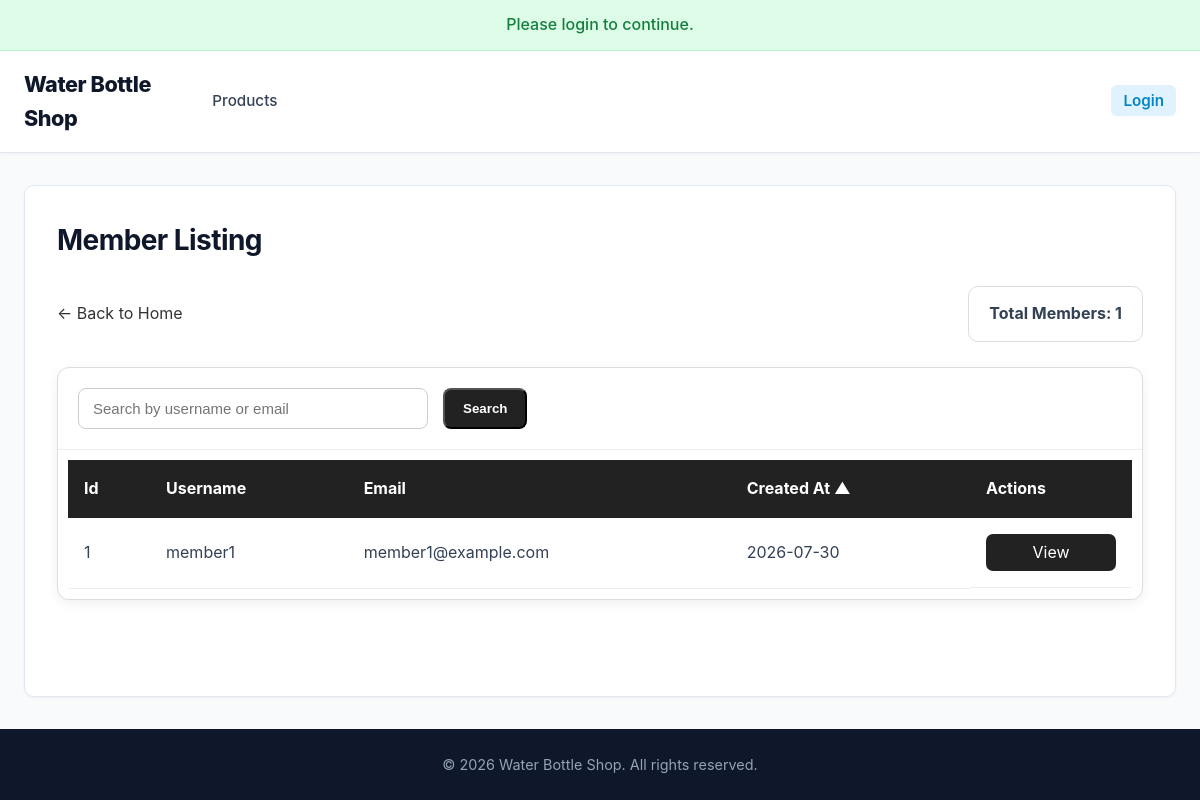
The app's page /pages/admin/member_listing.php, older data.
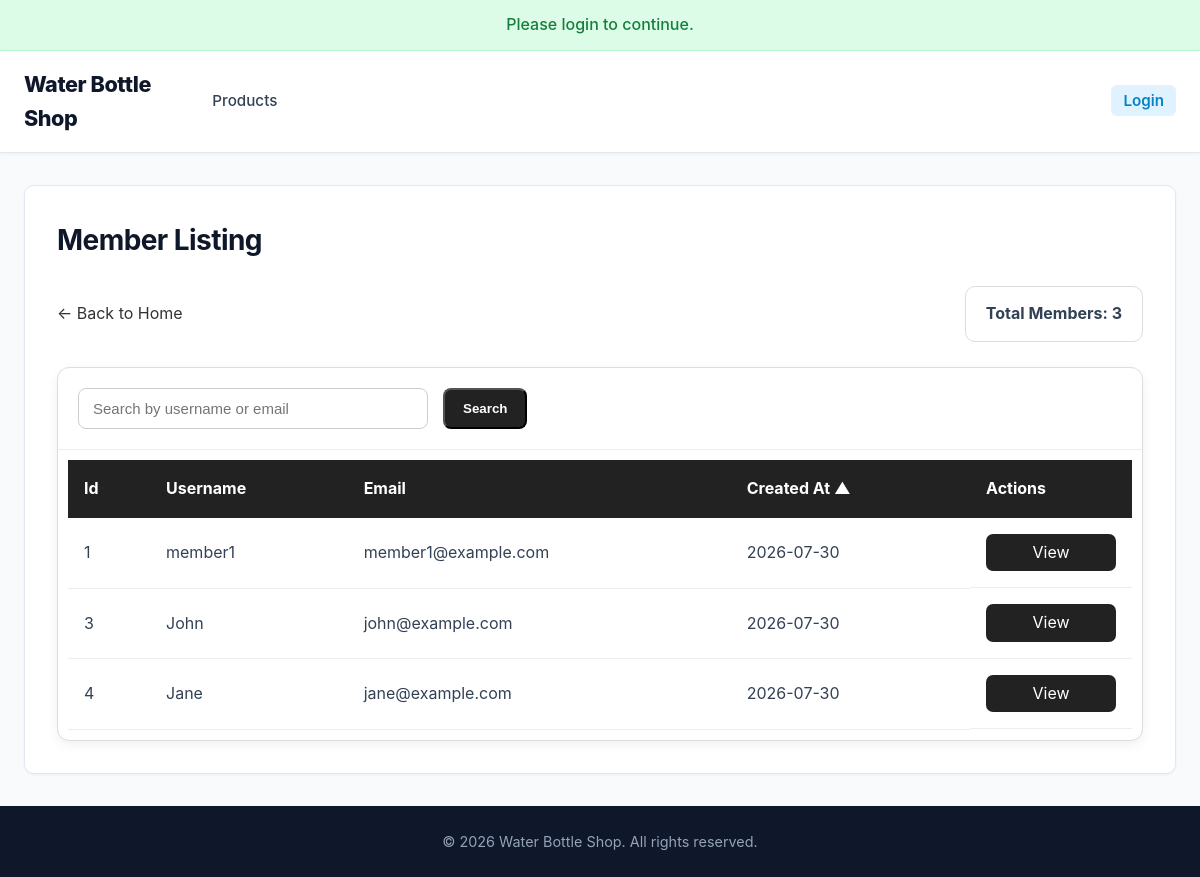
The same page, newer data.
### tables this page shows
CREATE TABLE `users` (
  `user_id` INT(11) NOT NULL AUTO_INCREMENT,
  `username` VARCHAR(50) NOT NULL UNIQUE,
  `email` VARCHAR(100) NOT NULL UNIQUE,
  `password` VARCHAR(255) NOT NULL,
  `role` ENUM('admin', 'member') NOT NULL DEFAULT 'member',
  `created_at` TIMESTAMP DEFAULT CURRENT_TIMESTAMP,
  PRIMARY KEY (`user_id`)
);

### _base.php (called while the page is built, shortened)
<?php
function req($key, $value = null) {
    $value = $_REQUEST[$key] ?? $value;
    return is_array($value) ? array_map('trim', $value) : trim($value);
}
function temp($key, $value = null) {
    if ($value !== null) {
        $_SESSION["temp_$key"] = $value;
    }
    else {
        $value = $_SESSION["temp_$key"] ?? null;
        return $value;
    }
}
function encode($value) {
    return htmlentities($value);
}

### pages/admin/member_listing.php (the view, shortened to what this page needs)
<?php
require_once '../../_base.php';
$_title = 'Member Listing';
include '../../_head.php';
$userFields = [
    'user_id'       => 'Id',
    'username'      => 'Username',
    'email'         => 'Email',
    'created_at'    => 'Created At',
];
$search = trim(req('search', ''));
$sort = req('sort', '');
key_exists($sort, $userFields) || $sort = 'created_at';
$dir = req('dir', '');
in_array($dir, ['asc', 'desc']) || $dir = 'asc';
$page = max(1, intval(req('page', 1)));
$pageSize = 10;
$pageOffset = ($page - 1) * $pageSize;
$selectSQL = "SELECT user_id, username, email, created_at";
$countSQL = "SELECT COUNT(*) AS total_members";
$baseSQL = "
    FROM users
    WHERE 1=1
    AND role = 'member'
    AND (username LIKE '%{$search}%' OR email LIKE '%{$search}%')
";
$orderSQL = "ORDER BY {$sort} {$dir}";
$paginationSQL = "LIMIT {$pageSize} OFFSET {$pageOffset}";
$total_members = $_db->query("{$countSQL} {$baseSQL}")->fetchColumn();
$total_pages = max(1, (int) ceil($total_members / $pageSize));
$page > $total_pages && $page = $total_pages;
$members = $_db->query("{$selectSQL} {$baseSQL} {$orderSQL} {$paginationSQL}")->fetchAll(PDO::FETCH_ASSOC);
?>
<link rel="stylesheet" href="../../css/admin.css">
<link rel="stylesheet" href="../../css/main.css">
<link rel="stylesheet" href="../../css/orders.css">
<div class="admin-orders-page">
    <div class="page-header" style="justify-content: space-between;">
        <a class="back-link" href="/" style="margin: 0px;">
            ← Back to Home
        </a>
        <div class="order-count">
            Total Members: <?= $total_members ?>
        </div>
    </div>
    <div class="admin-order-card">
        <div class="table-tools" style="justify-content: normal;">
            <input
                id="searchInput"
                type="text"
                class="search-box"
                placeholder="Search by username or email"
                value="<?= encode($search) ?>"
            >
            <button id="searchBtn" class="add-button">
                Search
            </button>
        </div>
        <div style="margin: 10px;">
            <table class="admin-order-table">
                <thead>
                    <tr>
                        <?php foreach ($userFields as $field => $label): ?>
                            <th data-field="<?= encode($field) ?>" style="cursor: pointer;">
                                <?= encode($label) ?>
                                <?php if ($sort == $field): ?>
                                    <?= $dir == 'asc' ? '▲' : '▼' ?>
                                <?php endif; ?>
                            </th>
                        <?php endforeach; ?>
                        <th>Actions</th>
                    </tr>
                </thead>
                <tbody>
                    <?php if ($total_members < 1): ?>
                        <tr>
                            <td colspan="<?= count($userFields) ?>" class="no-orders">
                                No members found.
                            </td>
                        </tr>
                    <?php else: ?>
                        <?php foreach ($members as $member): ?>
                            <tr>
                                <?php foreach ($userFields as $field => $label): ?>
                                    <td>
                                        <?php if ($field == 'created_at'): ?>
                                            <?= date('Y-m-d', strtotime($member[$field])) ?>
                                        <?php else: ?>
                                            <?= encode($member[$field]) ?>
                                        <?php endif; ?>
                                    </td>
                                <?php endforeach; ?>
                                <td class="action-buttons">
                                    <a href="member_details.php?id=<?= $member['user_id'] ?>&page=<?= $page ?>"
                                    class="btn-view" style="text-align: center; font-size: medium;">
                                        View
                                    </a>
                                </td>
                            </tr>
                        <?php endforeach; ?>
                    <?php endif; ?>
                </tbody>
            </table>
        </div>
    </div>
</div>
<?php include '../../_foot.php'; ?>

### _head.php (shortened to what this page needs)
<!DOCTYPE html>
<html lang="en">
<head>
    <link rel="stylesheet" href="css/main.css">
</head>
<body>
    <div id="info"><?= temp('info') ?></div>
    <header class="site-header">
        <div class="header-container">
            <a href="index.php" class="logo-link">
                <h1>Water Bottle Shop</h1>
            </a>
            <nav class="main-nav">
                <ul class="nav-list">
                    <div class="nav-group">
                        <li><a href="products.php" class="nav-link">Products</a></li>
                    </div>
                    <div class="nav-group">
                        <?php if (isset($_SESSION['user_id'])): ?>
                            <li class="user-greeting">
                                Hi, <a href="profile.php" class="user-name"><?= encode($_SESSION['name']) ?></a>
                            </li>
                            <li><a href="logout.php" class="nav-link nav-link-btn">Logout</a></li>
                        <?php else: ?>
                            <li><a href="login.php" class="nav-link nav-link-btn">Login</a></li>
                        <?php endif; ?>
                    </div>
                </ul>
            </nav>
        </div>
    </header>
    <main>
        <h1><?= $_title ?? 'Untitled' ?></h1>

### _foot.php (shortened to what this page needs)
</main>
    <footer>
        <p>&copy; <?= date('Y') ?> Water Bottle Shop. All rights reserved.</p>
    </footer>
</body>
</html>

### css/main.css (style rules this page uses)
:root { --primary: #0284c7; --primary-hover: #0369a1; --primary-light: #e0f2fe; --dark: #0f172a; --text-main: #334155; --text-muted: #64748b; --bg-main: #f8fafc; --card-bg: #ffffff; --border-color: #e2e8f0; --shadow-sm: 0 1px 3px rgba(0,0,0,0.05); --shadow-md: 0 4px 12px rgba(0,0,0,0.08); --shadow-lg: 0 10px 25px rgba(0,0,0,0.12); --radius: 10px; --transition: all 0.2s cubic-bezier(0.4, 0, 0.2, 1); }
* { box-sizing: border-box; }
html, body { min-height: 100%; }
body { margin: 0; min-height: 100vh; display: flex; flex-direction: column; font-family: -apple-system, BlinkMacSystemFont, "Segoe UI", Roboto, "Helvetica Neue", Arial, sans-serif; line-height: 1.6; color: var(--text-main); background-color: var(--bg-main); }
.site-header { background-color: var(--card-bg); border-bottom: 1px solid var(--border-color); box-shadow: var(--shadow-sm); position: sticky; top: 0; z-index: 100; }
.header-container { max-width: 1200px; margin: 0 auto; padding: 16px 24px; display: flex; align-items: center; justify-content: space-between; gap: 20px; }
.logo-link { text-decoration: none; }
.site-header h1 { margin: 0; font-size: 1.35rem; font-weight: 800; letter-spacing: -0.02em; color: var(--dark); display: flex; align-items: center; gap: 8px; }
.main-nav { display: flex; align-items: center; justify-content: space-between; width: 100%; }
.nav-list { display: flex; align-items: center; justify-content: space-between; width: 100%; margin: 0; padding: 0; list-style: none; }
.nav-group { display: flex; align-items: center; gap: 24px; }
.nav-link { text-decoration: none; color: var(--text-main); font-weight: 500; font-size: 0.95rem; padding: 6px 12px; border-radius: 6px; transition: var(--transition); }
.nav-link-btn { background-color: var(--primary-light); color: var(--primary); font-weight: 600; }
main { flex: 1; width: calc(100% - 48px); max-width: 1200px; margin: 32px auto; padding: 32px; background-color: var(--card-bg); border-radius: var(--radius); border: 1px solid var(--border-color); box-shadow: var(--shadow-sm); }
main > h1 { margin-top: 0; margin-bottom: 24px; font-size: 1.75rem; font-weight: 700; color: var(--dark); letter-spacing: -0.02em; }
footer { width: 100%; margin-top: auto; padding: 24px; background-color: var(--dark); color: #94a3b8; text-align: center; font-size: 0.9rem; }
footer p { margin: 0; }
#info { padding: 12px 24px; background-color: #dcfce7; color: #15803d; font-weight: 500; text-align: center; border-bottom: 1px solid #bbf7d0; }

### css/admin.css (style rules this page uses)
.page-header { display: flex; justify-content: space-between; align-items: center; gap: 20px; margin-bottom: 25px; }
.table-tools { display: flex; justify-content: space-between; align-items: center; gap: 15px; padding: 20px; border-bottom: 1px solid #e5e5e5; flex-wrap: wrap; }
.search-box { width: 300px; padding: 11px 14px; border: 1px solid #cccccc; border-radius: 8px; font-size: 15px; }
.add-button { display: inline-block; padding: 11px 18px; background: #222; color: white; text-decoration: none; border-radius: 8px; font-weight: bold; transition: .2s; }
.action-buttons { display: grid; gap: 8px; padding-top:10px; }
.btn-view,.btn-edit,.btn-delete { padding: 6px 10px;border-radius: 7px;text-decoration: none; color: white; font-size: 12px; transition: .2s; }
.btn-view { background: #222; }
.back-link { display: inline-block; margin-top: 20px; color: #333; text-decoration: none; }

### css/orders.css (style rules this page uses)
.admin-orders-page { width: 100%; }
.page-header { display: flex; justify-content: flex-end; align-items: center; margin-bottom: 25px; }
.order-count { padding: 14px 20px; background-color: #ffffff; border: 1px solid #dddddd; border-radius: 10px; font-weight: bold; }
.admin-order-card { overflow: hidden; background-color: #ffffff; border: 1px solid #dddddd; border-radius: 12px; box-shadow: 0 4px 12px rgba(0, 0, 0, 0.06); }
.table-tools { padding: 20px; border-bottom: 1px solid #eeeeee; }
.search-box { width: 100%; max-width: 350px; padding: 11px 14px; border: 1px solid #cccccc; border-radius: 8px; font-size: 15px; }
.admin-order-table { width: 100%; min-width: 850px; border-collapse: collapse; }
.admin-order-table th { padding: 16px; background-color: #222222; color: #ffffff; text-align: left; }
.admin-order-table td { padding: 16px; border-bottom: 1px solid #eeeeee; }
.back-link { display: inline-block; margin-top: 20px; color: #333333; text-decoration: none; }

Row changes from the older to the newer data that the page shows:
added users: user_id "3", username "John", email "john@example.com", created_at "2026-07-30"
added users: user_id "4", username "Jane", email "jane@example.com", created_at "2026-07-30"
Text that changed along with them:
$total_members: "1" → "3"
